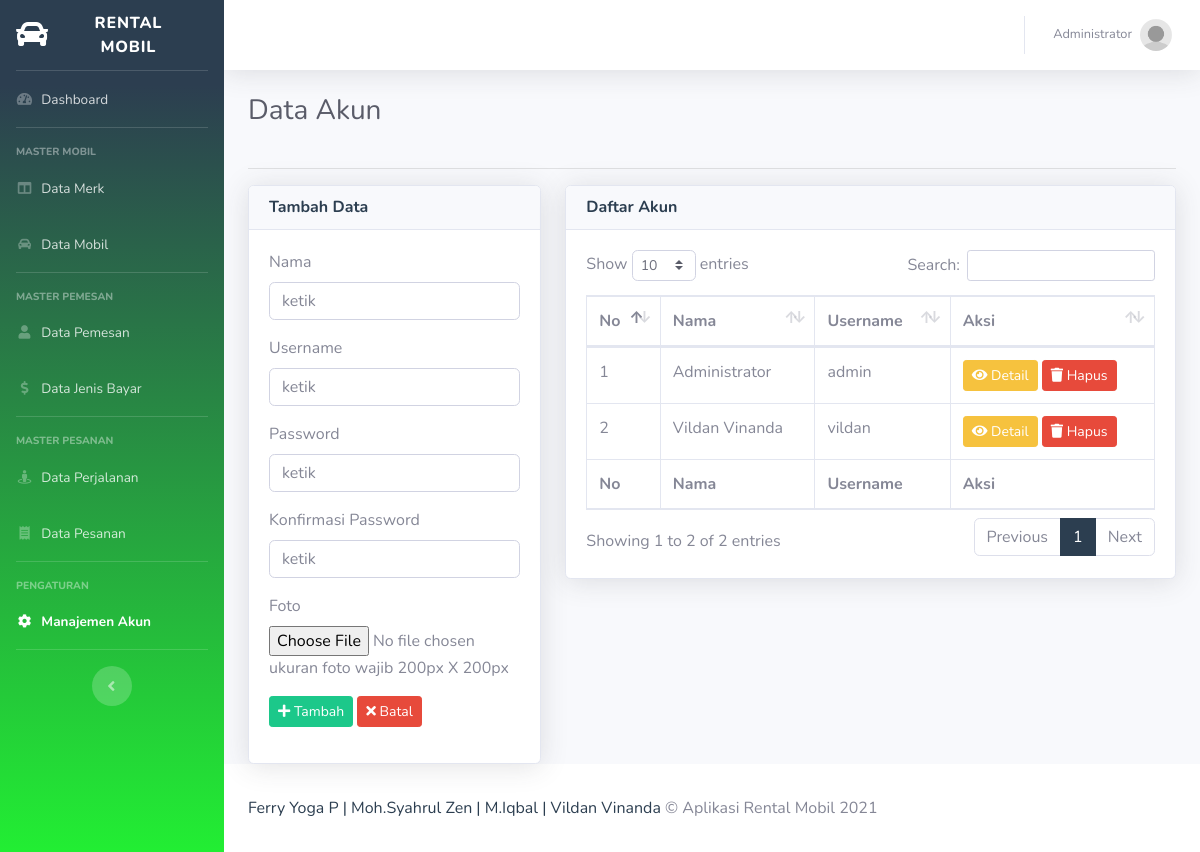
The app's page /reisego/akun (signed in) with its own data.
### tables this page shows
CREATE TABLE `tbl_akun` (
  `id` int(11) NOT NULL,
  `nama` varchar(50) DEFAULT NULL,
  `username` varchar(15) DEFAULT NULL,
  `password` varchar(255) DEFAULT NULL,
  `foto` varchar(60) DEFAULT NULL
);

### reisego/controllers/C_Akun.php (called while the page is built, shortened)
<?php
class C_Akun extends Controller {
	public function __construct(){
		$this->akun = $this->model('M_Akun');
	}
	public function index(){
		$data = [
			'aktif' => 'akun',
			'judul' => 'Data Akun',
			'data_akun' => $this->akun->lihat(),
			'no' => 1
		];
		$this->view('akun/index', $data);
	}
}

### reisego/index.php (called while the page is built, shortened)
<?php
require_once BASEPATH . DS . 'core' . DS . 'Database.php';
require_once BASEPATH . DS . 'core' . DS . 'Model.php';
new Route();
?>

### reisego/functions/url_function.php (called while the page is built, shortened)
<?php
function base_url($path = null){
	if(isset($path)){
		$path = filter_var($path, FILTER_SANITIZE_URL);
		$path = rtrim($path, '/');
		return BASE_URL . $path;
	}
	return BASE_URL;
}

### reisego/core/Model.php (called while the page is built, shortened)
<?php
class Model {
	public function __construct(){
		$this->db = new Database();
	}
	public function get($table, $kolom = []){
		if (count($kolom) == 0) {
			$this->_query = "SELECT * FROM {$table}";
		} else {
			$i = 0;
			$total = count($kolom);
			$this->_query = "SELECT ";
			foreach ($kolom as $k) {
				$i++;
				$this->_query = $this->_query . "{$k}";
				if($total > $i) $this->_query = $this->_query . ', ';
			}
			$this->_query = $this->_query . " FROM {$table}";
		}
	}
	public function execute(){
		return $this->db->query($this->_query);
	}
}

### reisego/core/Database.php (called while the page is built, shortened)
<?php
class Database {
	public function __construct(){
		$this->_koneksi = new mysqli(DB_HOST, DB_USER, DB_PASS, DB_NAME);
	}
	public function query($query){
		return $this->_koneksi->query($query);
	}
}

### reisego/models/M_Akun.php (called while the page is built, shortened)
<?php
class M_Akun extends Model {
	public function lihat(){
		$query = $this->execute();
		return $query;
	}
}

### reisego/views/akun/index.php (the view, shortened to what this page needs)
<!DOCTYPE html>
<html lang="en">
<head>
	<link href="<?= base_url('sb-admin-2/') ?>/vendor/fontawesome-free/css/all.min.css" rel="stylesheet" type="text/css">
	<link href="<?= base_url('sb-admin-2/') ?>/css/sb-admin-2.min.css" rel="stylesheet">
	<link href="<?= base_url('sb-admin-2/') ?>/vendor/datatables/dataTables.bootstrap4.min.css" rel="stylesheet">
</head>
<body id="page-top">
	<div id="wrapper">
	<div id="content-wrapper" class="d-flex flex-column">
		<div id="content">
			<div class="container-fluid">
				<div class="row">
					<div class="col-sm-12">
						<div class="clearfix">
							<div class="float-left">
								<h1 class="h3 mb-4 text-gray-800"><?= $judul ?></h1>
							</div>
						</div>
						<hr>
					</div>
				</div>
				<div class="row">
					<div class="col-sm-4">
						<div class="card shadow">
							<div class="card-header">
								<h6 class="m-0 font-weight-bold text-primary">Tambah Data</h6>
							</div>
							<div class="card-body">
								<form method="POST" action="<?= base_url('akun/tambah') ?>" enctype="multipart/form-data">
								  	<div class="form-group">
								  		<label for="nama">Nama</label>
								  		<input type="text" name="nama" id="nama" required="required" placeholder="ketik" autocomplete="off" class="form-control">
								  	</div>
								  	<div class="form-group">
								  		<label for="username">Username</label>
								  		<input type="text" name="username" id="username" required="required" placeholder="ketik" autocomplete="off" class="form-control">
								  	</div>
								  	<div class="form-group">
								  		<label for="password">Password</label>
								  		<input type="password" name="password" id="password" required="required" placeholder="ketik" autocomplete="off" class="form-control">
								  	</div>
								  	<div class="form-group">
								  		<label for="password2">Konfirmasi Password</label>
								  		<input type="password" name="password2" id="password2" required="required" placeholder="ketik" autocomplete="off" class="form-control">
								  	</div>
								  	<div class="form-group">
								  		<label for="foto">Foto</label>
								  		<input type="file" name="foto" id="foto" required="required" placeholder="ketik" autocomplete="off" class="form-control-file">
								  		ukuran foto wajib 200px X 200px
								  	</div>
								  	<div class="form-group">
										<button type="submit" class="btn btn-sm btn-success" name="tambah"><i class="fa fa-plus"></i> Tambah</button>
										<button type="reset" class="btn btn-sm btn-danger"><i class="fa fa-times"></i> Batal</button>
								  	</div>
								</form>
							</div>
						</div>
					</div>
					<div class="col-sm-8">
						<div class="card shadow">
							<div class="card-header">
								<h6 class="m-0 font-weight-bold text-primary">Daftar Akun</h6>
							</div>
							<div class="card-body">
								<table class="table table-bordered" id="dataTable" width="" cellspacing="0">
	                  				<thead>
	                    				<tr>
	                    					<th>No</th>
	                    					<th>Nama</th>
	                    					<th>Username</th>
	                    					<th>Aksi</th>
	                    				</tr>
	                 				</thead>
	                  				<tfoot>
	                    				<tr>
	                    					<th>No</th>
	                    					<th>Nama</th>
	                    					<th>Username</th>
	                    					<th>Aksi</th>
	                    				</tr>
	                  				</tfoot>
	                 				<tbody>
										<?php while($akun = $data_akun->fetch_object()) : ?>
											<tr>
												<td><?= $no++ ?></td>
												<td><?= $akun->nama ?></td>
												<td><?= $akun->username ?></td>
												<td>
													<a href="<?= base_url('akun/detail/' . $akun->id) ?>" class="btn btn-sm btn-warning"><i class="fa fa-eye"></i> Detail</a>
													<a href="<?= base_url('akun/hapus/' . $akun->id) ?>" class="btn btn-sm btn-danger" onclick="return confirm('apakah anda yakin?')"><i class="fa fa-trash"></i> Hapus</a>
												</td>
											</tr>
										<?php endwhile; ?>
									</tbody>
              					</table>
							</div>
						</div>
					</div>
				</div>
			</div>
		</div>
	</div>
	</div>
</body>
</html>

### records on screen
tbl_akun: nama "Administrator", username "admin"
tbl_akun: nama "Vildan Vinanda", username "vildan"

### other values on screen
$_SESSION['login']['nama'] "Administrator"
$judul "Data Akun"
